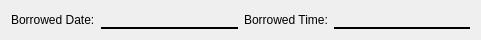
      <widget class="QWidget" name="layoutWidget_20">
       <property name="geometry">
        <rect>
         <x>10</x>
         <y>80</y>
         <width>481</width>
         <height>31</height>
        </rect>
       </property>
       <layout class="QHBoxLayout" name="horizontalLayout_28">
        <item>
         <widget class="QLabel" name="label_35">
          <property name="styleSheet">
           <string notr="true">font: 700 12pt &quot;Palatino Linotype&quot;;</string>
          </property>
          <property name="text">
           <string>Borrowed Date:</string>
          </property>
         </widget>
        </item>
        <item>
         <widget class="QLineEdit" name="lineEdit_borrowDateRT">
          <property name="styleSheet">
           <string notr="true">QLineEdit {
	background-color: transparent;
    border: none;
    border-bottom: 2px solid black;
font: 700 12pt &quot;Palatino Linotype&quot;;
}
QLineEdit:focus {
   border-bottom: 2px solid black;
}
                           </string>
          </property>
         </widget>
        </item>
        <item>
         <widget class="QLabel" name="label_37">
          <property name="styleSheet">
           <string notr="true">font: 700 12pt &quot;Palatino Linotype&quot;;</string>
          </property>
          <property name="text">
           <string>Borrowed Time:</string>
          </property>
         </widget>
        </item>
        <item>
         <widget class="QLineEdit" name="lineEdit_borrowTimeRT">
          <property name="styleSheet">
           <string notr="true">QLineEdit {
	background-color: transparent;
    border: none;
    border-bottom: 2px solid black;
font: 700 12pt &quot;Palatino Linotype&quot;;
}
QLineEdit:focus {
   border-bottom: 2px solid black;
}
                           </string>
          </property>
         </widget>
        </item>
       </layout>
      </widget>
